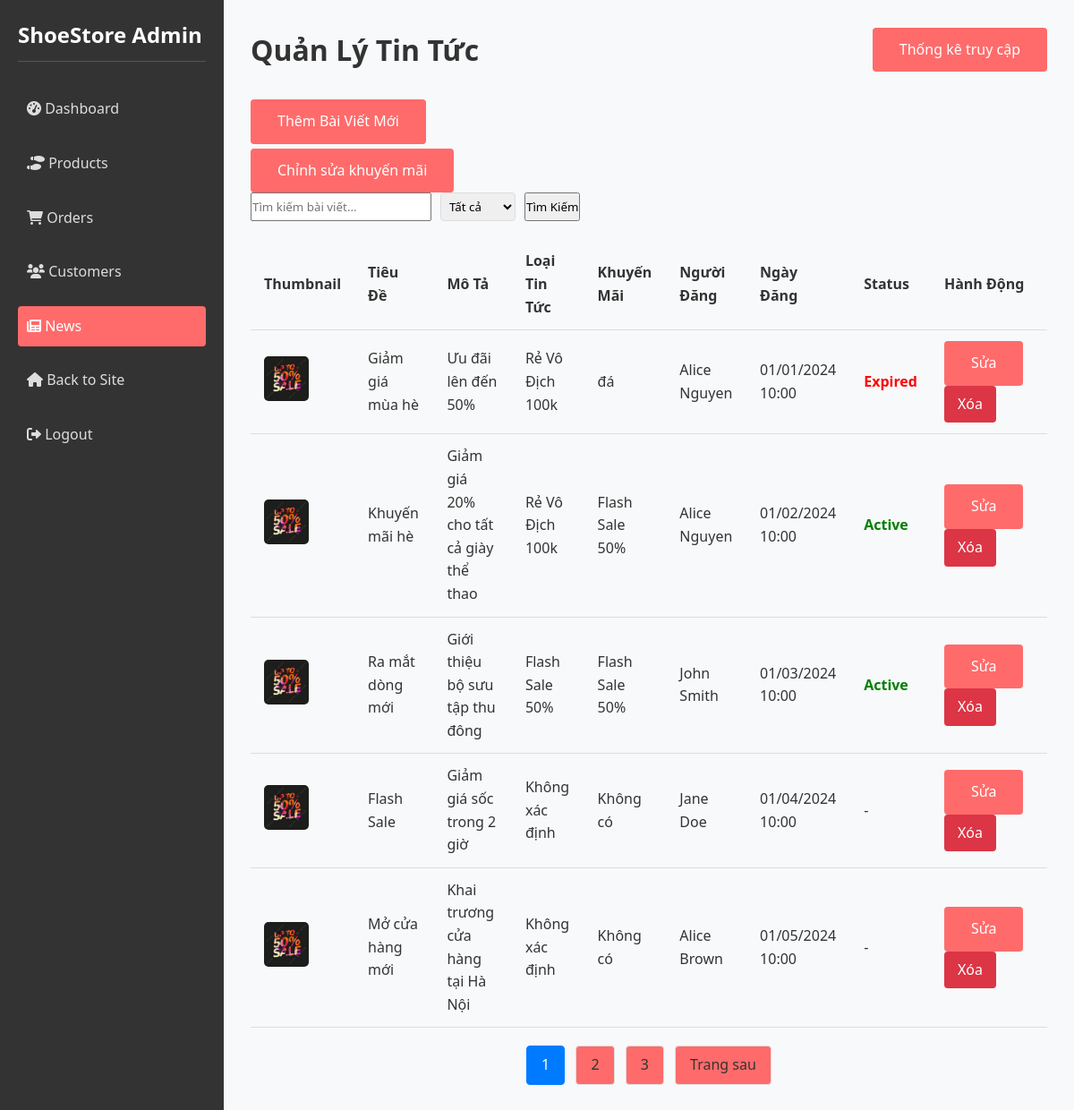
/index.php?controller=adminNews&action=manage (signed in), run on the app's committed database.
### tables this page shows
CREATE TABLE `news` (
  `NewsID` int(11) NOT NULL,
  `Title` varchar(200) DEFAULT NULL,
  `Description` text DEFAULT NULL,
  `Content` text DEFAULT NULL,
  `AdminID` int(11) DEFAULT NULL,
  `thumbnail` varchar(255) DEFAULT NULL,
  `DateCreated` datetime DEFAULT current_timestamp(),
  `news_type` varchar(50) DEFAULT 'normal',
  `promotion_id` int(11) DEFAULT NULL
);

CREATE TABLE `promotions` (
  `promotion_id` int(11) NOT NULL,
  `promotion_type` varchar(50) NOT NULL,
  `promotion_name` varchar(100) NOT NULL,
  `discount_percentage` decimal(5,2) DEFAULT NULL,
  `fixed_price` decimal(10,2) DEFAULT NULL,
  `buy_quantity` int(11) DEFAULT NULL,
  `get_quantity` int(11) DEFAULT NULL,
  `start_date` datetime NOT NULL,
  `end_date` datetime NOT NULL
);

### controllers/AdminNewsController.php (called while the page is built, shortened)
<?php
require_once 'models/NewsModel.php';
class AdminNewsController {
    private $newsModel;
    public function __construct() {
        $this->newsModel = new NewsModel();
    }
    public function manage() {
        $search = isset($_GET['search']) ? trim($_GET['search']) : '';
        $status = isset($_GET['status']) ? trim($_GET['status']) : 'all';
        $limit = 5;
        $page = isset($_GET['page']) ? (int)$_GET['page'] : 1;
        $offset = ($page - 1) * $limit;
        $news = $this->newsModel->getNewsWithAdmin($search, $limit, $offset, $status);
        $totalNews = $this->newsModel->getNewsCount($search, $status);
        $totalPages = ceil($totalNews / $limit);
        require_once 'views/admin/components/header.php';
        require_once 'views/admin/pages/manage-news.php';
        require_once 'views/admin/components/admin_footer.php';
    }
}

### index.php (called while the page is built, shortened)
<?php
spl_autoload_register(function ($class_name) {
    $controllerPath = 'controllers/' . $class_name . '.php';
    $modelPath = 'models/' . $class_name . '.php';
});
$action = isset($_GET['action']) ? preg_replace('/[^a-zA-Z0-9]/', '', $_GET['action']) : 'index';
$controllerInstance = new $controllerClass();
$controllerInstance->$action();

### models/Database.php (called while the page is built)
<?php
class Database {
    private $host = 'localhost';
    private $db_name = 'shoes';
    private $username = 'root';
    private $password = '123456789';
    private $pdo;
    public function __construct() {
        try {
            $this->pdo = new PDO(
                "mysql:host=$this->host;dbname=$this->db_name;charset=utf8mb4",
                $this->username,
                $this->password
            );
            $this->pdo->setAttribute(PDO::ATTR_ERRMODE, PDO::ERRMODE_EXCEPTION);
        } catch (PDOException $e) {
            die("Connection failed: " . $e->getMessage());
        }
    }
    public function getConnection() {
        return $this->pdo;
    }
}

### models/NewsModel.php (called while the page is built, shortened)
<?php
class NewsModel {
    private $db;
    public function __construct() {
        $database = new Database();
        $this->db = $database->getConnection();
    }
    public function getNewsWithAdmin($search = '', $limit = 10, $offset = 0, $status = 'all') {
        $query = "SELECT n.*, CONCAT(admin.Fname, ' ', admin.Lname) AS AdminName, p.promotion_name, p.start_date, p.end_date
                  FROM news n
                  JOIN admin ON n.AdminID = admin.AdminID
                  LEFT JOIN promotions p ON n.promotion_id = p.promotion_id";
        $query .= " LIMIT :limit OFFSET :offset";
        $stmt = $this->db->prepare($query);
        $stmt->bindValue(':limit', (int)$limit, PDO::PARAM_INT);
        $stmt->bindValue(':offset', (int)$offset, PDO::PARAM_INT);
        $stmt->execute();
        return $stmt->fetchAll(PDO::FETCH_ASSOC);
    }
    public function getNewsCount($search = '', $status = 'all') {
        $query = "SELECT COUNT(*)
                  FROM news
                  JOIN admin ON news.AdminID = admin.AdminID
                  LEFT JOIN promotions p ON news.promotion_id = p.promotion_id";
        $stmt = $this->db->prepare($query);
        $stmt->execute();
        return $stmt->fetchColumn();
    }
}

### views/admin/pages/manage-news.php (the view, shortened to what this page needs)
<div class="admin-header">
    <h1>Quản Lý Tin Tức</h1>
    <a href="/shoesWebsite/index.php?controller=adminNews&action=stats" class="btn btn-secondary">Thống kê truy cập</a>
</div>
<div class="admin-actions">
    <a href="/shoesWebsite/index.php?controller=adminNews&action=addNews" class="btn btn-primary">Thêm Bài Viết Mới</a>
</div>
<div class="admin-actions1">
    <a href="/shoesWebsite/index.php?controller=adminPromotion&action=index" class="btn btn-primary">Chỉnh sửa khuyến mãi</a>
</div>
<form method="get" class="search-form">
    <input type="text" name="search" placeholder="Tìm kiếm bài viết..." value="<?php echo htmlspecialchars($search); ?>">
    <select name="status">
        <option value="all" <?php echo $status === 'all' ? 'selected' : ''; ?>>Tất cả</option>
    </select>
    <button type="submit">Tìm Kiếm</button>
</form>
<table class="admin-table">
    <thead>
        <tr>
            <th>Thumbnail</th>
            <th>Tiêu Đề</th>
            <th>Mô Tả</th>
            <th>Loại Tin Tức</th>
            <th>Khuyến Mãi</th>
            <th>Người Đăng</th>
            <th>Ngày Đăng</th>
            <th>Status</th>
            <th>Hành Động</th>
        </tr>
    </thead>
    <tbody>
        <?php if (empty($news)): ?>
            <tr>
                <td colspan="9">Không tìm thấy bài viết nào.</td>
            </tr>
        <?php else: ?>
            <?php foreach ($news as $item): ?>
                <tr>
                    <td>
                        <?php if ($item['thumbnail'] && file_exists($item['thumbnail'])): ?>
                            <img src="/shoesWebsite/<?php echo htmlspecialchars($item['thumbnail']); ?>" alt="Thumbnail">
                        <?php else: ?>
                            Không có ảnh
                        <?php endif; ?>
                    </td>
                    <td><?php echo htmlspecialchars($item['Title']); ?></td>
                    <td><?php echo htmlspecialchars($item['Description']); ?></td>
                    <td>
                        <?php
                        $news_types = [
                            'general' => 'Tin Tức Thông Thường',
                            'flash_sale_50' => 'Flash Sale 50%',
                            'fixed_price_100k' => 'Rẻ Vô Địch 100k',
                            'buy_2_get_1' => 'Mua 2 Tặng 1'
                        ];
                        echo $news_types[$item['news_type']] ?? 'Không xác định';
                        ?>
                    </td>
                    <td><?php echo htmlspecialchars($item['promotion_name'] ?? 'Không có'); ?></td>
                    <td><?php echo htmlspecialchars($item['AdminName'] ?? 'Unknown'); ?></td>
                    <td><?php echo date('d/m/Y H:i', strtotime($item['DateCreated'])); ?></td>
                    <td>
                        <?php
                        if ($item['promotion_id']) {
                            $now = new DateTime();
                            $startDate = new DateTime($item['start_date']);
                            $endDate = new DateTime($item['end_date']);
                            if ($now < $startDate) {
                                echo '<span class="status-pending">Pending</span>';
                            } elseif ($now >= $startDate && $now <= $endDate) {
                                echo '<span class="status-active">Active</span>';
                            } else {
                                echo '<span class="status-expired">Expired</span>';
                            }
                        } else {
                            echo '-';
                        }
                        ?>
                    </td>
                    <td>
                        <a href="/shoesWebsite/index.php?controller=adminNews&action=editNews&id=<?php echo $item['NewsID']; ?>" class="btn btn-primary">Sửa</a>
                        <a href="/shoesWebsite/index.php?controller=adminNews&action=deleteNews&id=<?php echo $item['NewsID']; ?>" class="btn btn-danger" onclick="return confirm('Bạn có chắc muốn xóa bài viết này?')">Xóa</a>
                    </td>
                </tr>
            <?php endforeach; ?>
        <?php endif; ?>
    </tbody>
</table>
<div class="pagination">
    <?php if ($totalPages > 1): ?>
        <?php for ($i = 1; $i <= $totalPages; $i++): ?>
            <a href="/shoesWebsite/index.php?controller=adminNews&action=manage&search=<?php echo urlencode($search); ?>&status=<?php echo urlencode($status); ?>&page=<?php echo $i; ?>" class="btn btn-secondary <?php echo $i === $page ? 'active' : ''; ?>"><?php echo $i; ?></a>
        <?php endfor; ?>
        <?php if ($page < $totalPages): ?>
            <a href="/shoesWebsite/index.php?controller=adminNews&action=manage&search=<?php echo urlencode($search); ?>&status=<?php echo urlencode($status); ?>&page=<?php echo $page + 1; ?>" class="btn btn-secondary">Trang sau</a>
        <?php endif; ?>
    <?php endif; ?>
</div>

### assets/css/style.css (style rules this page uses)
* { margin: 0; padding: 0; box-sizing: border-box; font-family: "Segoe UI", Tahoma, Geneva, Verdana, sans-serif; }
body { background-color: #f8f9fa; color: #333; line-height: 1.6; }
a { text-decoration: none; color: #333; }
.btn { display: inline-block; background-color: #ff6b6b; color: white; padding: 12px 30px; border: none; border-radius: 4px; cursor: pointer; font-size: 16px; transition: all 0.3s ease; }
.admin-header { display: flex; justify-content: space-between; align-items: center; margin-bottom: 30px; }
.admin-table { width: 100%; border-collapse: collapse; }
.admin-table th, .admin-table td { padding: 12px 15px; text-align: left; border-bottom: 1px solid #ddd; }
.admin-table th { background-color: #f8f9fa; }
table { width: 100%; border-collapse: collapse; margin-top: 20px; }
table th, table td { padding: 12px 15px; text-align: left; border-bottom: 1px solid #ddd; }
table th { background-color: #f8f9fa; font-weight: bold; }
table td a { margin-right: 10px; }
.btn-danger { background-color: #dc3545; color: white; padding: 8px 15px; border-radius: 4px; transition: background-color 0.3s ease; }

### views/admin/pages/manage-news.php (style rules this page uses)
.admin-actions1 { margin-top: 5px; }
.admin-table img { max-width: 50px; border-radius: 5px; }
.pagination { margin-top: 20px; text-align: center; }
.pagination a { display: inline-block; padding: 8px 16px; margin: 0 4px; border: 1px solid #ddd; text-decoration: none; color: #333; }
.pagination a.active { background-color: #007bff; color: white; border-color: #007bff; }
.status-active { color: green; font-weight: bold; }
.status-expired { color: red; font-weight: bold; }
.search-form { display: flex; gap: 10px; margin-bottom: 20px; }
.search-form select { padding: 5px; border-radius: 4px; border: 1px solid #ddd; }

### data on the page
news: thumbnail (picture), Title "Giảm giá mùa hè", Description "Ưu đãi lên đến 50%", news_type "Rẻ Vô Địch 100k", promotion.promotion_name "đá", AdminName "Alice Nguyen", DateCreated "01/01/2024 10:00", shows "Expired"
news: thumbnail (picture), Title "Khuyến mãi hè", Description "Giảm giá 20% cho tất cả giày thể thao", news_type "Rẻ Vô Địch 100k", promotion.promotion_name "Flash Sale 50%", AdminName "Alice Nguyen", DateCreated "01/02/2024 10:00", shows "Active"
news: thumbnail (picture), Title "Ra mắt dòng mới", Description "Giới thiệu bộ sưu tập thu đông", news_type "Flash Sale 50%", promotion.promotion_name "Flash Sale 50%", AdminName "John Smith", DateCreated "01/03/2024 10:00", shows "Active"
news: thumbnail (picture), Title "Flash Sale", Description "Giảm giá sốc trong 2 giờ", news_type "Không xác định", promotion_name "Không có", AdminName "Jane Doe", DateCreated "01/04/2024 10:00"
news: thumbnail (picture), Title "Mở cửa hàng mới", Description "Khai trương cửa hàng tại Hà Nội", news_type "Không xác định", promotion_name "Không có", AdminName "Alice Brown", DateCreated "01/05/2024 10:00"
